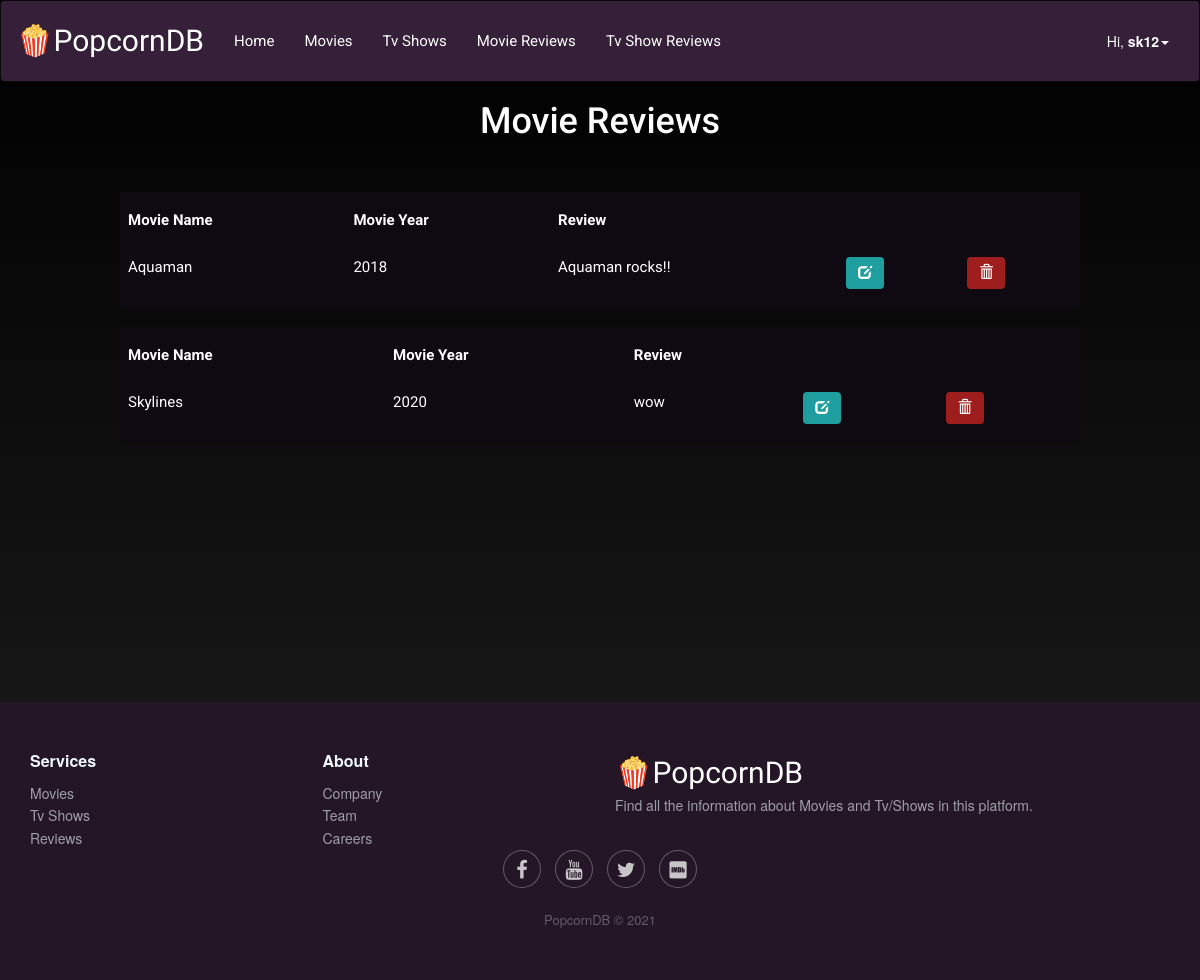
The page /myreview.php (signed in) on the database its author committed.
### tables this page shows
CREATE TABLE `moviereview` (
  `id` int(11) NOT NULL,
  `username` varchar(255) NOT NULL,
  `movieid` int(11) NOT NULL,
  `reviewtxt` varchar(10000) NOT NULL,
  `createdAt` timestamp NOT NULL DEFAULT current_timestamp() ON UPDATE current_timestamp()
);

CREATE TABLE `movie` (
  `movieid` int(11) NOT NULL,
  `title` varchar(80) NOT NULL,
  `year` int(11) NOT NULL,
  `runtime` varchar(80) NOT NULL,
  `genre` varchar(80) NOT NULL,
  `plot` blob DEFAULT NULL,
  `imdb` varchar(255) NOT NULL,
  `img` longblob DEFAULT NULL
);

### myreview.php (the view, shortened to what this page needs)
<!DOCTYPE html>
<html lang="en">
<head>
<?php include 'header.php';?>
</head>
<body>
<center>
<h1 style="color:white; font-family: 'Roboto', sans-serif;">Movie Reviews</h1>
</center>
<br><br>
  <?php
  $username = $_SESSION['username'];
$sql = "SELECT * FROM movie INNER JOIN moviereview ON movie.movieid=moviereview.movieid WHERE username ='$username' ORDER BY createdAt DESC";
$result = mysqli_query($link, $sql);
  if (mysqli_num_rows($result) > 0) {
while ($row = mysqli_fetch_assoc($result)) {
?>
<div style="overflow-x:auto;">
<table class="table usertable">
  <thead>
    <tr>
      <th scope="col">Movie Name</th>
      <th scope="col">Movie Year</th>
      <th scope="col">Review</th>
      <th scope="col"></th>
      <th scope="col"></th>
    </tr>
  </thead>
  <tbody>
    <tr id="trhover">
      <td><?php echo $row['title']; ?></td>
      <td><?php echo $row['year']; ?></td>
      <td><?php echo $row['reviewtxt']; ?></td>
      <td><button class="btn btn-primary" id="editbtn" data-toggle="modal" data-target="#update_modal<?php echo $row['id']; ?>"><span class="glyphicon glyphicon-edit"></button></td>
      <td><button class="btn btn-primary btn-danger" id="delbtn" data-toggle="modal" data-target="#delete_modal<?php echo $row['id']; ?>"><span class="glyphicon glyphicon-trash"></button></td>
    </tr>
  </tbody>
  <?php }  ?>
  </table>
  </div>
  <?php
}?>
<br><br><br><br><br><br><br><br><br><br><br><br>
<?php include 'footer.php';?>
</body>
</html>

### style.css (style rules this page uses)
body { background-image: linear-gradient( rgba(0, 0, 0, 1), rgba(0, 0, 0, 0.88) ), url('img/coverbody1.jpg'); }

### myreview.php (style rules this page uses)
.usertable { width:80%; color:white; border-collapse:separate; border-spacing:0 10px; margin-left:12%; margin-right:15%; background-color:#0f0911; color:white; font-family: 'Roboto', sans-serif; font-size:1.8rem; }
@media only screen and (min-width:300px) and (max-width:1200px) { .usertable { margin-left:auto; margin-right:auto; font-size:1.5rem; } }
th { border:none !important; }
td { border:none !important; }
#editbtn { background-color: #1E9E9E; color:white; border:none; }
#delbtn { background-color:#9E1E1E; color:white; border:none; }

### rows shown on the page
moviereview: movieid.title "Aquaman", movieid.year "2018", reviewtxt "Aquaman rocks!!"
moviereview: movieid.title "Skylines", movieid.year "2020", reviewtxt "wow"

### other values the page prints
$_SESSION["username"] "sk12"
